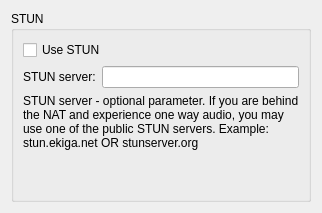
       <widget class="QWidget" name="pageStun">
        <layout class="QGridLayout" name="gridLayout_16">
         <item row="1" column="0">
          <widget class="QGroupBox" name="groupBox_2">
           <property name="title">
            <string>STUN</string>
           </property>
           <layout class="QGridLayout" name="gridLayout_10">
            <item row="0" column="0">
             <layout class="QGridLayout" name="gridLayout_8">
              <item row="1" column="1">
               <widget class="QLabel" name="label_23">
                <property name="text">
                 <string>STUN server:</string>
                </property>
               </widget>
              </item>
              <item row="1" column="2">
               <widget class="ExtLineEdit" name="leStunServer"/>
              </item>
              <item row="0" column="1" colspan="2">
               <widget class="QCheckBox" name="chkbUseStun">
                <property name="text">
                 <string>Use STUN</string>
                </property>
               </widget>
              </item>
             </layout>
            </item>
            <item row="2" column="0">
             <spacer name="verticalSpacer_3">
              <property name="orientation">
               <enum>Qt::Vertical</enum>
              </property>
              <property name="sizeHint" stdset="0">
               <size>
                <width>20</width>
                <height>40</height>
               </size>
              </property>
             </spacer>
            </item>
            <item row="1" column="0">
             <widget class="QLabel" name="label">
              <property name="text">
               <string>STUN server - optional parameter. If you are behind the NAT and experience one way audio, you may use one of the public STUN servers. Example: stun.ekiga.net OR stunserver.org</string>
              </property>
              <property name="wordWrap">
               <bool>true</bool>
              </property>
             </widget>
            </item>
           </layout>
          </widget>
         </item>
        </layout>
       </widget>
